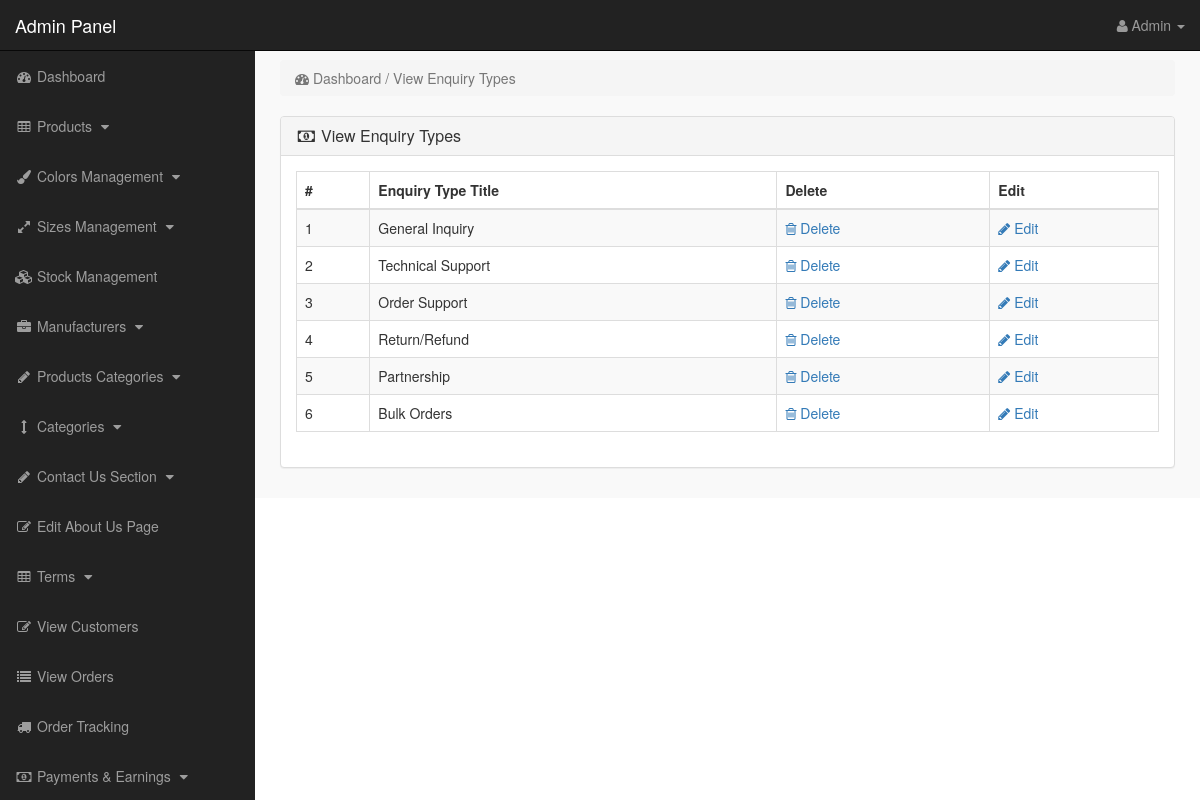
Screenshot of /admin_area/index.php?view_enquiry (signed in) with the database file from the repository.
### tables this page shows
CREATE TABLE `enquiry_types` (
  `enquiry_id` int(10) NOT NULL,
  `enquiry_title` varchar(255) NOT NULL,
  `enquiry_desc` text DEFAULT NULL,
  `created_date` timestamp NOT NULL DEFAULT current_timestamp()
);

### admin_area/view_enquiry.php (the view)
<?php
if(!isset($_SESSION['admin_email'])){
echo "<script>window.open('login.php','_self')</script>";
}
else {
?>
<div class="row" >
<div class="col-lg-12" >
<ol class="breadcrumb">
<li class="active">
<i class="fa fa-dashboard" ></i> Dashboard / View Enquiry Types
</li>
</ol>
</div>
</div>
<div class="row">
<div class="col-lg-12">
<div class="panel panel-default">
<div class="panel-heading">
<h3 class="panel-title">
<i class="fa fa-money fa-fw"></i> View Enquiry Types
</h3>
</div>
<div class="panel-body">
<div class="table-responsive">
<table class="table table-bordered table-hover table-striped">
<thead>
<tr>
<th>#</th>
<th>Enquiry Type Title</th>
<th>Delete</th>
<th>Edit</th>
</tr>
</thead>
<tbody>
<?php
$i = 0;
$get_enquiry_types = "select * from enquiry_types";
$run_enquiry_types = mysqli_query($con,$get_enquiry_types);
while($row_enquiry_types = mysqli_fetch_array($run_enquiry_types)){
$enquiry_id = $row_enquiry_types['enquiry_id'];
$enquiry_title = $row_enquiry_types['enquiry_title'];
$i++;
?>
<tr>
<td> <?php echo $i; ?> </td>
<td> <?php echo $enquiry_title; ?> </td>
<td>
<a href="index.php?delete_enquiry=<?php echo $enquiry_id; ?>">
<i class="fa fa-trash-o"> </i> Delete
</a>
</td>
<td>
<a href="index.php?edit_enquiry=<?php echo $enquiry_id; ?>">
<i class="fa fa-pencil"> </i> Edit
</a>
</td>
</tr>
<?php } ?>
</tbody>
</table>
</div>
</div>
</div>
</div>
</div>
<?php } ?>

### admin_area/includes/sidebar.php (shortened to what this page needs)
<?php
if(!isset($_SESSION['admin_email'])){
    echo "<script>window.open('login.php','_self')</script>";
} else {
?>
<nav class="navbar navbar-inverse navbar-fixed-top">
<div class="navbar-header">
<a class="navbar-brand" href="index.php?dashboard">Admin Panel</a>
</div>
<ul class="nav navbar-right top-nav">
<li class="dropdown">
<a href="#" class="dropdown-toggle" data-toggle="dropdown">
<i class="fa fa-user"></i>
<?php echo $admin_name; ?> <b class="caret"></b>
</a>
</li>
</ul>
<div class="collapse navbar-collapse navbar-ex1-collapse">
<ul class="nav navbar-nav side-nav">
<li>
<a href="index.php?dashboard">
<i class="fa fa-fw fa-dashboard"></i> Dashboard
</a>
</li>
<li>
<a href="#" data-toggle="collapse" data-target="#products">
<i class="fa fa-fw fa-table"></i> Products
<i class="fa fa-fw fa-caret-down"></i>
</a>
</li>
<li>
<a href="#" data-toggle="collapse" data-target="#colors">
<i class="fa fa-fw fa-paint-brush"></i> Colors Management
<i class="fa fa-fw fa-caret-down"></i>
</a>
</li>
<li>
<a href="#" data-toggle="collapse" data-target="#sizes">
<i class="fa fa-fw fa-expand"></i> Sizes Management
<i class="fa fa-fw fa-caret-down"></i>
</a>
</li>
<li>
<a href="index.php?view_stock">
<i class="fa fa-fw fa-cubes"></i> Stock Management
</a>
</li>
<li>
<a href="#" data-toggle="collapse" data-target="#manufacturers">
<i class="fa fa-fw fa-briefcase"></i> Manufacturers
<i class="fa fa-fw fa-caret-down"></i>
</a>
</li>
<li>
<a href="#" data-toggle="collapse" data-target="#p_cat">
<i class="fa fa-fw fa-pencil"></i> Products Categories
<i class="fa fa-fw fa-caret-down"></i>
</a>
</li>
<li>
<a href="#" data-toggle="collapse" data-target="#cat">
<i class="fa fa-fw fa-arrows-v"></i> Categories
<i class="fa fa-fw fa-caret-down"></i>
</a>
</li>
<li>
<a href="#" data-toggle="collapse" data-target="#contact_us">
<i class="fa fa-fw fa-pencil"></i> Contact Us Section
<i class="fa fa-fw fa-caret-down"></i>
</a>
</li>
<li>
<a href="index.php?edit_about_us">
<i class="fa fa-fw fa-edit"></i> Edit About Us Page
</a>
</li>
<li>
<a href="#" data-toggle="collapse" data-target="#terms">
<i class="fa fa-fw fa-table"></i> Terms
<i class="fa fa-fw fa-caret-down"></i>
</a>
</li>
<li>
<a href="index.php?view_customers">
<i class="fa fa-fw fa-edit"></i> View Customers
</a>
</li>
<li>
<a href="index.php?view_orders">
<i class="fa fa-fw fa-list"></i> View Orders
</a>
</li>
<li>
<a href="index.php?order_tracking">
<i class="fa fa-fw fa-truck"></i> Order Tracking
</a>
</li>
<li>
<a href="#" data-toggle="collapse" data-target="#payments">
<i class="fa fa-fw fa-money"></i> Payments & Earnings
<i class="fa fa-fw fa-caret-down"></i>
</a>
</li>
</ul>
</div>
</nav>
<?php } ?>

### admin_area/css/style.css (style rules this page uses)
body { margin-top:100px; }
@media (min-width: 768px) { body { margin-top:50px; } }
.top-nav { padding:0 15px; }
.top-nav>li { display:inline-block; float:left; }
.top-nav>li>a { padding-top:15px; padding-bottom:15px; line-height:20px; color:#999; }
@media (min-width: 768px) { .side-nav { position:fixed; top:51px; width:255px; border-radius:0; overflow-y:auto; background-color: #222; bottom:0; overflow-x:hidden; padding-bottom:40px; } }
@media (min-width: 768px) { .side-nav>li>a { width:255px; } }
.panel-body { border-radius:5px; }

### rows the page displays
enquiry_types: enquiry_title "General Inquiry"
enquiry_types: enquiry_title "Technical Support"
enquiry_types: enquiry_title "Order Support"
enquiry_types: enquiry_title "Return/Refund"
enquiry_types: enquiry_title "Partnership"
enquiry_types: enquiry_title "Bulk Orders"

### other values shown
$admin_name "Admin"
